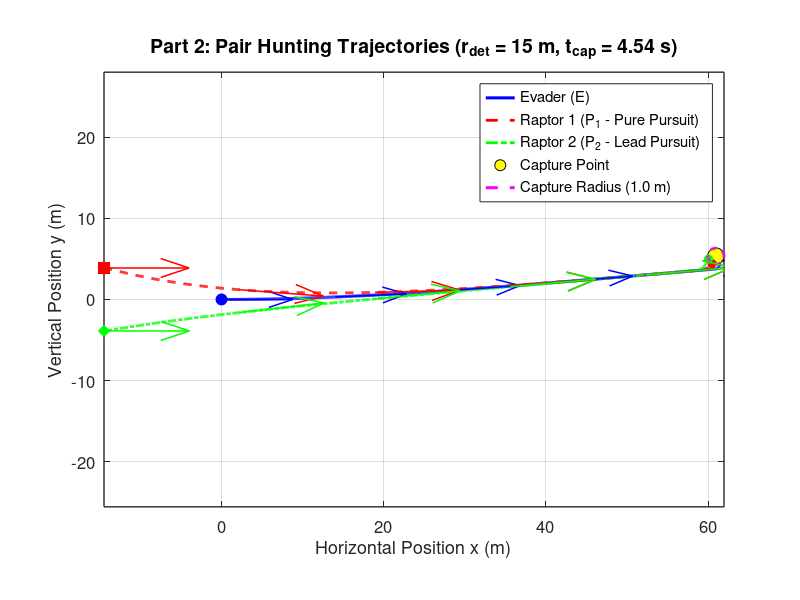
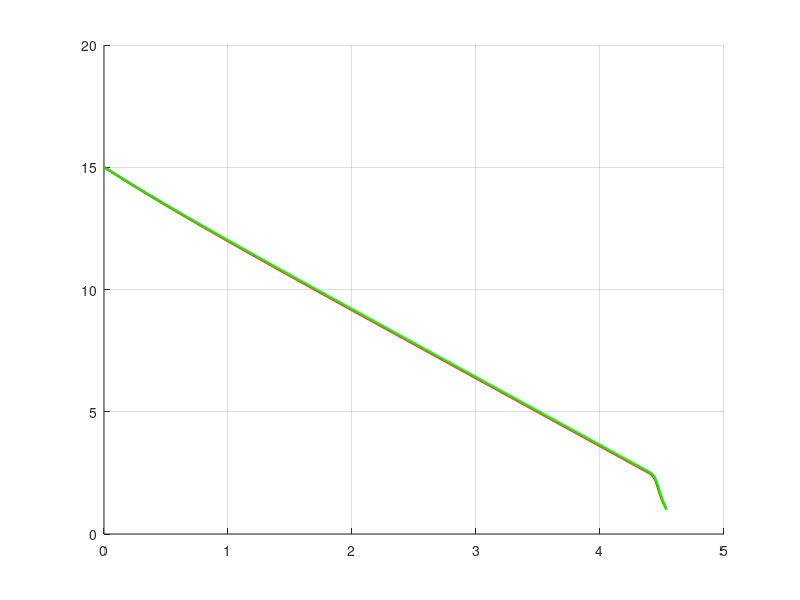

These charts were generated, in order, by the following MATLAB code: (Note: this script raises an error after producing the figures.)
% pair_pursuit.m
% Part 2: Cooperative Pair Hunting (Pure Pursuit + Lead Pursuit Pincer)
clear; clc; close all;

%% 1. Model Parameters
v_p = 60 / 3.6;          % Pursuer speed (16.67 m/s)
v_e = 50 / 3.6;          % Evader speed (13.89 m/s)
R_p = 1.5;               % Pursuer min turning radius (m)
R_e = 0.5;               % Evader min turning radius (m)

w_p_max = v_p / R_p;     % Max angular velocity of pursuer (11.11 rad/s)
w_e_max = v_e / R_e;     % Max angular velocity of evader (27.78 rad/s)

l_cap = 1.0;             % Capture radius (m)
r_det = 25.0;            % Initial detection distance (m) [15, 50]
r_jink = 2.5;            % Critical jink distance (m)
tau_max = 0.6;           % Max look-ahead time for P2 lead pursuit (s)
T_max = 15.0;            % Raptor stamina limit (s)
dt = 0.005;              % Time step (s)
N = round(T_max / dt);
start_distances = [15, 20, 25, 30, 35];
flank_angles = deg2rad([15, 20, 25, 30, 35]);
plot_folder = fullfile(pwd, 'strategy_2_plots');
if ~exist(plot_folder, 'dir')
    mkdir(plot_folder);
end

for scenario = 1:5
r_det = start_distances(scenario);
%% 2. Initial Conditions (t = 0)
alpha = flank_angles(scenario);

% Preallocate state arrays
x_E  = zeros(1, N); y_E  = zeros(1, N); theta_E  = zeros(1, N);
x_P1 = zeros(1, N); y_P1 = zeros(1, N); theta_P1 = zeros(1, N);
x_P2 = zeros(1, N); y_P2 = zeros(1, N); theta_P2 = zeros(1, N);
d1 = zeros(1, N); d2 = zeros(1, N);
t_vec = (0:N-1) * dt;

% Evader starts at origin facing +x
x_E(1) = 0; y_E(1) = 0; theta_E(1) = 0;

% Pursuer 1 (Top/Left Flank) & Pursuer 2 (Bottom/Right Flank)
x_P1(1) = -r_det * cos(alpha);  y_P1(1) =  r_det * sin(alpha);  theta_P1(1) = 0;
x_P2(1) = -r_det * cos(-alpha); y_P2(1) =  r_det * sin(-alpha); theta_P2(1) = 0;

captured = false;
end_idx = N;
is_jinking = false;
theta_target = 0;
optimal_angle = deg2rad(110);

%% 3. Time-Stepping Simulation Loop (Forward Euler)
for k = 1:N-1
    d1(k) = hypot(x_E(k) - x_P1(k), y_E(k) - y_P1(k));
    d2(k) = hypot(x_E(k) - x_P2(k), y_E(k) - y_P2(k));
    
    if min(d1(k), d2(k)) <= l_cap
        captured = true;
        end_idx = k;
        break;
    end
    
    % --- Pursuer 1 Control: Pure Pursuit (Direct Line-of-Sight) ---
    theta_LOS1 = atan2(y_E(k) - y_P1(k), x_E(k) - x_P1(k));
    dtheta_P1 = atan2(sin(theta_LOS1 - theta_P1(k)), cos(theta_LOS1 - theta_P1(k)));
    if abs(dtheta_P1) <= w_p_max * dt
        w_P1 = dtheta_P1 / dt;
    else
        w_P1 = w_p_max * sign(dtheta_P1);
    end
    
    % --- Pursuer 2 Control: Cooperative Lead Pursuit ---
    tau = min(tau_max, d2(k) / v_p);
    x_lead = x_E(k) + tau * v_e * cos(theta_E(k));
    y_lead = y_E(k) + tau * v_e * sin(theta_E(k));
    
    theta_LOS2 = atan2(y_lead - y_P2(k), x_lead - x_P2(k));
    dtheta_P2 = atan2(sin(theta_LOS2 - theta_P2(k)), cos(theta_LOS2 - theta_P2(k)));
    if abs(dtheta_P2) <= w_p_max * dt
        w_P2 = dtheta_P2 / dt;
    else
        w_P2 = w_p_max * sign(dtheta_P2);
    end
    
    % --- Evader Control: Inside Cut with Reset ---
    if is_jinking && min(d1(k), d2(k)) > r_jink + 1.5
        is_jinking = false;
    end

    if ~is_jinking && (d1(k) <= r_jink || d2(k) <= r_jink)
        is_jinking = true;
        if d1(k) <= d2(k)
            theta_target = theta_LOS1 + optimal_angle;
        else
            theta_target = theta_LOS2 - optimal_angle;
        end
    end

    if is_jinking
        dtheta_E = atan2(sin(theta_target - theta_E(k)), ...
            cos(theta_target - theta_E(k)));
        if abs(dtheta_E) <= w_e_max * dt
            w_E = dtheta_E / dt;
        else
            w_E = w_e_max * sign(dtheta_E);
        end
    else
        vx_threat = (x_E(k) - x_P1(k))/d1(k) + (x_E(k) - x_P2(k))/d2(k);
        vy_threat = (y_E(k) - y_P1(k))/d1(k) + (y_E(k) - y_P2(k))/d2(k);
        theta_flee = atan2(vy_threat, vx_threat);
        dtheta_E = atan2(sin(theta_flee - theta_E(k)), cos(theta_flee - theta_E(k)));
        if abs(dtheta_E) <= w_e_max * dt
            w_E = dtheta_E / dt;
        else
            w_E = w_e_max * sign(dtheta_E);
        end
    end
    
    % --- Euler Kinematic Updates ---
    x_P1(k+1) = x_P1(k) + v_p * cos(theta_P1(k)) * dt;
    y_P1(k+1) = y_P1(k) + v_p * sin(theta_P1(k)) * dt;
    theta_P1(k+1) = theta_P1(k) + w_P1 * dt;
    
    x_P2(k+1) = x_P2(k) + v_p * cos(theta_P2(k)) * dt;
    y_P2(k+1) = y_P2(k) + v_p * sin(theta_P2(k)) * dt;
    theta_P2(k+1) = theta_P2(k) + w_P2 * dt;
    
    x_E(k+1) = x_E(k) + v_e * cos(theta_E(k)) * dt;
    y_E(k+1) = y_E(k) + v_e * sin(theta_E(k)) * dt;
    theta_E(k+1) = theta_E(k) + w_E * dt;
end

d1(end_idx) = hypot(x_E(end_idx) - x_P1(end_idx), y_E(end_idx) - y_P1(end_idx));
d2(end_idx) = hypot(x_E(end_idx) - x_P2(end_idx), y_E(end_idx) - y_P2(end_idx));

%% 4. Figure 1: Combined 2D Trajectory Plot (All 3 Players on Same Axis)
figure('Color', 'w', 'Position', [80, 80, 1050, 700]);
hold on; grid on; axis equal;

% Plot all 3 trajectories on the same axis
plot(x_E(1:end_idx),  y_E(1:end_idx),  'b-',  'LineWidth', 2.2, 'DisplayName', 'Evader (E)');
plot(x_P1(1:end_idx), y_P1(1:end_idx), 'r--', 'LineWidth', 2.0, 'DisplayName', 'Raptor 1 (P_1 - Pure Pursuit)');
plot(x_P2(1:end_idx), y_P2(1:end_idx), 'g-.', 'LineWidth', 2.0, 'DisplayName', 'Raptor 2 (P_2 - Lead Pursuit)');

% Plot Start Positions (t = 0)
plot(x_E(1),  y_E(1),  'bo', 'MarkerSize', 8, 'MarkerFaceColor', 'b', 'HandleVisibility', 'off');
plot(x_P1(1), y_P1(1), 'rs', 'MarkerSize', 8, 'MarkerFaceColor', 'r', 'HandleVisibility', 'off');
plot(x_P2(1), y_P2(1), 'gd', 'MarkerSize', 8, 'MarkerFaceColor', 'g', 'HandleVisibility', 'off');

% Plot Final/Capture Positions
plot(x_E(end_idx),  y_E(end_idx),  'ko', 'MarkerSize', 12, ...
    'MarkerFaceColor', 'y', 'DisplayName', 'Capture Point');
plot(x_P1(end_idx), y_P1(end_idx), 'ro', 'MarkerSize', 6, 'MarkerFaceColor', 'r', 'HandleVisibility', 'off');
plot(x_P2(end_idx), y_P2(end_idx), 'go', 'MarkerSize', 6, 'MarkerFaceColor', 'g', 'HandleVisibility', 'off');

% Plot Capture Radius Circle around Evader's Final Position
th_circ = linspace(0, 2*pi, 100);
plot(x_E(end_idx) + l_cap*cos(th_circ), y_E(end_idx) + l_cap*sin(th_circ), ...
    'm--', 'LineWidth', 2.2, 'DisplayName', 'Capture Radius (1.0 m)');

% Plot Heading Arrows along the Path
arrow_end = max(1, end_idx - round(0.5 / dt));
if arrow_end > 1
    idx_arrows = round(linspace(1, arrow_end, 5));
    quiver(x_E(idx_arrows),  y_E(idx_arrows),  cos(theta_E(idx_arrows)),  sin(theta_E(idx_arrows)),  0.35, 'b', 'LineWidth', 1.1, 'HandleVisibility', 'off');
    quiver(x_P1(idx_arrows), y_P1(idx_arrows), cos(theta_P1(idx_arrows)), sin(theta_P1(idx_arrows)), 0.35, 'r', 'LineWidth', 1.1, 'HandleVisibility', 'off');
    quiver(x_P2(idx_arrows), y_P2(idx_arrows), cos(theta_P2(idx_arrows)), sin(theta_P2(idx_arrows)), 0.35, 'g', 'LineWidth', 1.1, 'HandleVisibility', 'off');
end

set(gca, 'FontSize', 12, 'LineWidth', 1.0, 'Box', 'on');
xlabel('Horizontal Position x (m)', 'FontSize', 13);
ylabel('Vertical Position y (m)', 'FontSize', 13);
title(sprintf('Part 2: Pair Hunting Trajectories (r_{det} = %.0f m, t_{cap} = %.2f s)', ...
    r_det, t_vec(end_idx)), 'FontSize', 14);
legend('Location', 'best');
exportgraphics(gcf, fullfile(plot_folder, sprintf('scenario_%d_trajectory.png', scenario)), 'Resolution', 200);

%% 5. Figure 2: Separation Distance Plot
figure('Color', 'w', 'Position', [180, 120, 850, 550]);
hold on; grid on;
plot(t_vec(1:end_idx), d1(1:end_idx), 'r-', 'LineWidth', 1.8, 'DisplayName', 'd_1(t) (Raptor 1)');
plot(t_vec(1:end_idx), d2(1:end_idx), 'g-', 'LineWidth', 1.8, 'DisplayName', 'd_2(t) (Raptor 2)');
yline(l_cap, 'k--', 'Capture Threshold (l = 1.0 m)', 'LineWidth', 1.5, 'HandleVisibility', 'off');
set(gca, 'FontSize', 12, 'LineWidth', 1.0, 'Box', 'on');
xlabel('Time t (s)', 'FontSize', 13);
ylabel('Distance to Prey (m)', 'FontSize', 13);
title('Part 2: Pair Separation Distances vs. Time', 'FontSize', 14);
legend('Location', 'southoutside', 'NumColumns', 2);
exportgraphics(gcf, fullfile(plot_folder, sprintf('scenario_%d_separation.png', scenario)), 'Resolution', 200);
close all;
end

%% 6. Jink-Distance Sweep: Capture Time Histogram
jink_distances = 1.0:0.25:8.0;
capture_times = zeros(5, numel(jink_distances));

for scenario = 1:5
    for j = 1:numel(jink_distances)
        capture_times(scenario, j) = simulate_capture_time( ...
            start_distances(scenario), flank_angles(scenario), ...
            jink_distances(j), v_p, v_e, R_p, R_e, l_cap, ...
            tau_max, T_max, dt);
    end
end

figure('Color', 'w', 'Position', [80, 80, 1200, 850]);
for scenario = 1:5
    subplot(3, 2, scenario);
    bar(jink_distances, capture_times(scenario, :), 1.0, ...
        'FaceColor', [0.25, 0.65, 0.35], 'EdgeColor', 'none');
    hold on; grid on;

    [max_capture_time, max_idx] = max(capture_times(scenario, :));
    plot(jink_distances(max_idx), max_capture_time, 'r^', ...
        'MarkerSize', 9, 'MarkerFaceColor', 'r');
    xline(jink_distances(max_idx), 'r--', 'LineWidth', 1.2);

    xlabel('Jink distance (m)');
    ylabel('Capture time (s)');
    title(sprintf('Scenario %d (r_{det} = %.0f m)', ...
        scenario, start_distances(scenario)));
    legend('Capture time', sprintf('Maximum: %.2f m', jink_distances(max_idx)), ...
        'Location', 'best');
    set(gca, 'FontSize', 10, 'Box', 'on');
end

sgtitle('Strategy 2: Capture Time for a Range of Jink Distances');
exportgraphics(gcf, fullfile(plot_folder, 'jink_distance_capture_time.png'), ...
    'Resolution', 200);
close all;

fprintf('Strategy 2 maximum capture times by scenario:\n');
for scenario = 1:5
    [max_capture_time, max_idx] = max(capture_times(scenario, :));
    fprintf('  Scenario %d: %.2f m jink distance -> %.2f s capture time\n', ...
        scenario, jink_distances(max_idx), max_capture_time);
end

%% 7. Jink-Angle Sweep: Capture Time Histogram
angle_offsets = deg2rad(0:5:180);
angle_capture_times = zeros(5, numel(angle_offsets));

for scenario = 1:5
    for j = 1:numel(angle_offsets)
        angle_capture_times(scenario, j) = simulate_capture_time_angle( ...
            start_distances(scenario), flank_angles(scenario), r_jink, ...
            angle_offsets(j), v_p, v_e, R_p, R_e, l_cap, tau_max, ...
            T_max, dt);
    end
end

figure('Color', 'w', 'Position', [80, 80, 1200, 850]);
for scenario = 1:5
    subplot(3, 2, scenario);
    bar(rad2deg(angle_offsets), angle_capture_times(scenario, :), 1.0, ...
        'FaceColor', [0.75, 0.45, 0.20], 'EdgeColor', 'none');
    hold on; grid on;

    [max_capture_time, max_idx] = max(angle_capture_times(scenario, :));
    plot(rad2deg(angle_offsets(max_idx)), max_capture_time, 'r^', ...
        'MarkerSize', 9, 'MarkerFaceColor', 'r');
    xline(rad2deg(angle_offsets(max_idx)), 'r--', 'LineWidth', 1.2);

    xlabel('Jink angle offset (degrees)');
    ylabel('Capture time (s)');
    title(sprintf('Scenario %d (r_{det} = %.0f m)', ...
        scenario, start_distances(scenario)));
    legend('Capture time', sprintf('Maximum: %.0f deg', ...
        rad2deg(angle_offsets(max_idx))), 'Location', 'best');
    set(gca, 'FontSize', 10, 'Box', 'on');
end

sgtitle(sprintf('Strategy 2: Capture Time by Jink Angle (r_{jink} = %.1f m)', ...
    r_jink));
exportgraphics(gcf, fullfile(plot_folder, 'jink_angle_capture_time.png'), ...
    'Resolution', 200);
close all;

fprintf('Strategy 2 maximum capture angles by scenario:\n');
for scenario = 1:5
    [max_capture_time, max_idx] = max(angle_capture_times(scenario, :));
    fprintf('  Scenario %d: %.0f degree angle -> %.2f s capture time\n', ...
        scenario, rad2deg(angle_offsets(max_idx)), max_capture_time);
end

function capture_time = simulate_capture_time(r_det, alpha, r_jink, ...
    v_p, v_e, R_p, R_e, l_cap, tau_max, T_max, dt)
    w_p_max = v_p / R_p;
    w_e_max = v_e / R_e;
    N = round(T_max / dt);

    x_E = 0;
    y_E = 0;
    theta_E = 0;
    x_P1 = -r_det * cos(alpha);
    y_P1 = r_det * sin(alpha);
    theta_P1 = 0;
    x_P2 = -r_det * cos(-alpha);
    y_P2 = r_det * sin(-alpha);
    theta_P2 = 0;
    capture_time = T_max;
    is_jinking = false;
    theta_target = 0;
    optimal_angle = deg2rad(110);

    for k = 1:N-1
        d1 = hypot(x_E - x_P1, y_E - y_P1);
        d2 = hypot(x_E - x_P2, y_E - y_P2);
        if min(d1, d2) <= l_cap
            capture_time = (k - 1) * dt;
            return;
        end

        theta_LOS1 = atan2(y_E - y_P1, x_E - x_P1);
        dtheta_P1 = atan2(sin(theta_LOS1 - theta_P1), ...
            cos(theta_LOS1 - theta_P1));
        if abs(dtheta_P1) <= w_p_max * dt
            w_P1 = dtheta_P1 / dt;
        else
            w_P1 = w_p_max * sign(dtheta_P1);
        end

        tau = min(tau_max, d2 / v_p);
        x_lead = x_E + tau * v_e * cos(theta_E);
        y_lead = y_E + tau * v_e * sin(theta_E);
        theta_LOS2 = atan2(y_lead - y_P2, x_lead - x_P2);
        dtheta_P2 = atan2(sin(theta_LOS2 - theta_P2), ...
            cos(theta_LOS2 - theta_P2));
        if abs(dtheta_P2) <= w_p_max * dt
            w_P2 = dtheta_P2 / dt;
        else
            w_P2 = w_p_max * sign(dtheta_P2);
        end

        if is_jinking && min(d1, d2) > r_jink + 1.5
            is_jinking = false;
        end

        if ~is_jinking && (d1 <= r_jink || d2 <= r_jink)
            is_jinking = true;
            if d1 <= d2
                theta_target = theta_LOS1 + optimal_angle;
            else
                theta_target = theta_LOS2 - optimal_angle;
            end
        end

        if is_jinking
            dtheta_E = atan2(sin(theta_target - theta_E), ...
                cos(theta_target - theta_E));
            if abs(dtheta_E) <= w_e_max * dt
                w_E = dtheta_E / dt;
            else
                w_E = w_e_max * sign(dtheta_E);
            end
        else
            vx_threat = (x_E - x_P1) / d1 + (x_E - x_P2) / d2;
            vy_threat = (y_E - y_P1) / d1 + (y_E - y_P2) / d2;
            theta_flee = atan2(vy_threat, vx_threat);
            dtheta_E = atan2(sin(theta_flee - theta_E), ...
                cos(theta_flee - theta_E));
            if abs(dtheta_E) <= w_e_max * dt
                w_E = dtheta_E / dt;
            else
                w_E = w_e_max * sign(dtheta_E);
            end
        end

        x_P1 = x_P1 + v_p * cos(theta_P1) * dt;
        y_P1 = y_P1 + v_p * sin(theta_P1) * dt;
        theta_P1 = theta_P1 + w_P1 * dt;
        x_P2 = x_P2 + v_p * cos(theta_P2) * dt;
        y_P2 = y_P2 + v_p * sin(theta_P2) * dt;
        theta_P2 = theta_P2 + w_P2 * dt;
        x_E = x_E + v_e * cos(theta_E) * dt;
        y_E = y_E + v_e * sin(theta_E) * dt;
        theta_E = theta_E + w_E * dt;
    end
end

function capture_time = simulate_capture_time_angle(r_det, alpha, r_jink, ...
    angle_offset, v_p, v_e, R_p, R_e, l_cap, tau_max, T_max, dt)
    w_p_max = v_p / R_p;
    w_e_max = v_e / R_e;
    N = round(T_max / dt);

    x_E = 0;
    y_E = 0;
    theta_E = 0;
    x_P1 = -r_det * cos(alpha);
    y_P1 = r_det * sin(alpha);
    theta_P1 = 0;
    x_P2 = -r_det * cos(-alpha);
    y_P2 = r_det * sin(-alpha);
    theta_P2 = 0;
    capture_time = T_max;
    is_jinking = false;
    theta_target = 0;

    for k = 1:N-1
        d1 = hypot(x_E - x_P1, y_E - y_P1);
        d2 = hypot(x_E - x_P2, y_E - y_P2);
        if min(d1, d2) <= l_cap
            capture_time = (k - 1) * dt;
            return;
        end

        theta_LOS1 = atan2(y_E - y_P1, x_E - x_P1);
        dtheta_P1 = atan2(sin(theta_LOS1 - theta_P1), ...
            cos(theta_LOS1 - theta_P1));
        if abs(dtheta_P1) <= w_p_max * dt
            w_P1 = dtheta_P1 / dt;
        else
            w_P1 = w_p_max * sign(dtheta_P1);
        end

        tau = min(tau_max, d2 / v_p);
        x_lead = x_E + tau * v_e * cos(theta_E);
        y_lead = y_E + tau * v_e * sin(theta_E);
        theta_LOS2 = atan2(y_lead - y_P2, x_lead - x_P2);
        dtheta_P2 = atan2(sin(theta_LOS2 - theta_P2), ...
            cos(theta_LOS2 - theta_P2));
        if abs(dtheta_P2) <= w_p_max * dt
            w_P2 = dtheta_P2 / dt;
        else
            w_P2 = w_p_max * sign(dtheta_P2);
        end

        if is_jinking && min(d1, d2) > r_jink + 1.5
            is_jinking = false;
        end

        if ~is_jinking && (d1 <= r_jink || d2 <= r_jink)
            is_jinking = true;
            if d1 <= d2
                theta_target = theta_LOS1 + angle_offset;
            else
                theta_target = theta_LOS2 - angle_offset;
            end
        end

        if is_jinking
            dtheta_E = atan2(sin(theta_target - theta_E), ...
                cos(theta_target - theta_E));
            if abs(dtheta_E) <= w_e_max * dt
                w_E = dtheta_E / dt;
            else
                w_E = w_e_max * sign(dtheta_E);
            end
        else
            vx_threat = (x_E - x_P1) / d1 + (x_E - x_P2) / d2;
            vy_threat = (y_E - y_P1) / d1 + (y_E - y_P2) / d2;
            theta_flee = atan2(vy_threat, vx_threat);
            dtheta_E = atan2(sin(theta_flee - theta_E), ...
                cos(theta_flee - theta_E));
            if abs(dtheta_E) <= w_e_max * dt
                w_E = dtheta_E / dt;
            else
                w_E = w_e_max * sign(dtheta_E);
            end
        end

        x_P1 = x_P1 + v_p * cos(theta_P1) * dt;
        y_P1 = y_P1 + v_p * sin(theta_P1) * dt;
        theta_P1 = theta_P1 + w_P1 * dt;
        x_P2 = x_P2 + v_p * cos(theta_P2) * dt;
        y_P2 = y_P2 + v_p * sin(theta_P2) * dt;
        theta_P2 = theta_P2 + w_P2 * dt;
        x_E = x_E + v_e * cos(theta_E) * dt;
        y_E = y_E + v_e * sin(theta_E) * dt;
        theta_E = theta_E + w_E * dt;
    end
end
